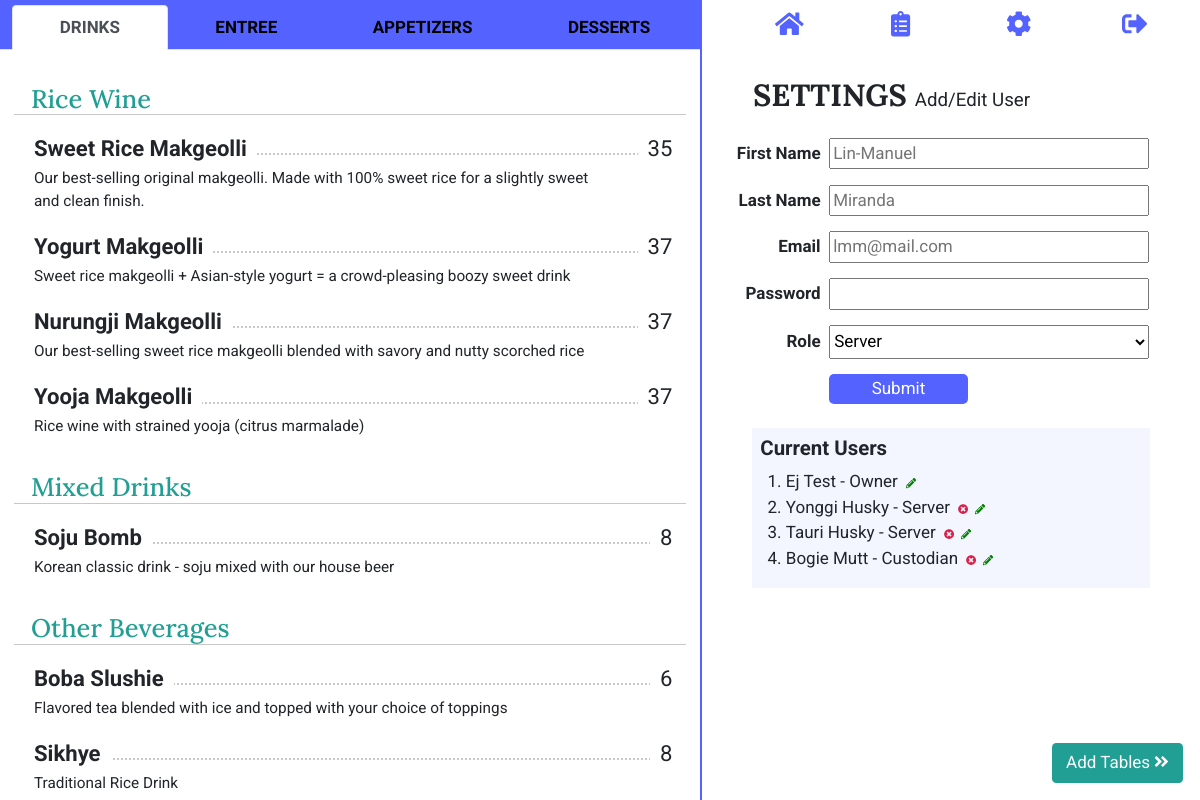
The page /add-user (signed in) on the database its author committed.
### tables.py (models this page shows)
class Category(db.Model):
    __tablename__ = "category"
    id = db.Column(db.Integer, primary_key=True)
    name = db.Column(db.String(30), nullable=False)
    items = relationship("MenuItem", back_populates="category")
    sections = relationship("Section", back_populates="category")
    status = db.Column(db.String(50), nullable=False)

class Section(db.Model):
    __tablename__ = "section"
    id = db.Column(db.Integer, primary_key=True)
    name = db.Column(db.String(50), nullable=False)
    items = relationship("MenuItem", back_populates="section")
    category_id = db.Column(db.Integer, db.ForeignKey("category.id"))
    category = relationship("Category", back_populates="sections")
    status = db.Column(db.String(50), nullable=False)

class MenuItem(db.Model):
    __tablename__ = "item"
    id = db.Column(db.Integer, primary_key=True)
    name = db.Column(db.String(30), nullable=False, unique=True)
    price = db.Column(db.Integer, nullable=False)
    description = db.Column(db.String(120), nullable=True)
    mods = relationship("ItemMod", back_populates="item")
    category_id = db.Column(db.Integer, db.ForeignKey("category.id"))
    category = relationship("Category", back_populates="items")
    section_id = db.Column(db.Integer, db.ForeignKey("section.id"))
    section = relationship("Section", back_populates="items")
    order_items = relationship("OrderItem", back_populates="item")
    status = db.Column(db.String(50), nullable=False)

class User(UserMixin, db.Model):
    __tablename__ = "user"
    id = db.Column(db.Integer, primary_key=True)
    first_name = db.Column(db.String(25), nullable=False)
    last_name = db.Column(db.String(25), nullable=False)
    email = db.Column(db.String(50), unique=True, nullable=False)
    password = db.Column(db.String(50), nullable=False)
    status = db.Column(db.String(50), nullable=False)
    role_id = db.Column(db.Integer, db.ForeignKey("role.id"))
    role = relationship("Role", back_populates="users")
    orders = relationship("Order", back_populates="user")

class Role(db.Model):
    __tablename__ = "role"
    id = db.Column(db.Integer, primary_key=True)
    name = db.Column(db.String(50), nullable=False)
    users = relationship("User", back_populates="role")

### main.py (the view, shortened to what this page needs)
@app.route('/add-user', methods=['POST', 'GET'])
@admin_only
def add_user():
    menu, categories, sections = menu_create()
    roles = [role[0] for role in db.session.query(Role.name.distinct()).all()]
    users = db.session.query(User).filter(User.status == "active").all()
    form = AddUserForm()
    form.role.choices = roles
    return render_template('add-user.html', form=form, menu=menu, categories=categories, sections=sections, users=users)

### forms.py
class AddUserForm(FlaskForm):
    first_name = StringField('First Name', validators=[DataRequired()])
    last_name = StringField('Last Name', validators=[DataRequired()])
    email = EmailField('Email', validators=[DataRequired(), Email()])
    password = PasswordField('Password', validators=[DataRequired()])
    role = SelectField('Category', coerce=str, default="Server", validators=[InputRequired()])
    submit = SubmitField('Submit')

### main.py (called while the page is built)
def menu_create():
    menu = MenuItem.query.filter(MenuItem.status == "active").all()
    categories = Category.query.filter(Category.status == "active").all()
    sections = Section.query.filter(Section.status == "active").all()
    return menu, categories, sections

def admin_only(function):
    @wraps(function)
    def decorated_function(*args, **kwargs):
        if not current_user.is_authenticated or current_user.id != 1:
            return abort(403)
        return function(*args, **kwargs)
    return decorated_function

@login_manager.user_loader
def load_user(user_id):
    return User.query.get(int(user_id))

### templates/add-user.html (shortened to what this page needs)
{% block content %}
{% include "header.html" %}
{% set field_size = 33 %}
<div class="container">
    <div class="row main-row">
        <div class="col-md-7 left-side">
            {% include "menu.html" %}
        </div>
        <div class="col-md-5 right-side">
            {% include "navbar.html" %}
            <h1 class="right-heading">
                SETTINGS
                <span class="right-subheading">Add/Edit User</span>
            </h1>
            <div class="user-form">
                {% if 'add' in url_for(request.endpoint): %}
                <form action="{{ url_for('add_user') }}" method="POST" novalidate>
                    {% else: %}
                    {% set id = request.args.get("user_id") %}
                    <form action="{{ url_for('edit_user', user_id=id) }}" method="POST" novalidate>
                        {% endif %}
                        <table>
                            <tr>
                                <td class="form-label">First Name</td>
                                <td class="form-field">
                                    {{ form.first_name(size=field_size, placeholder='Lin-Manuel') }}
                                </td>
                            </tr>
                            <tr>
                                <td class="form-label">Last Name</td>
                                <td class="form-field">
                                    {{ form.last_name(size=field_size, placeholder='Miranda') }}
                                </td>
                            </tr>
                            <tr>
                                <td class="form-label">Email</td>
                                <td class="form-field">
                                    {{ form.email(size=field_size, placeholder='lmm@mail.com') }}
                                </td>
                            </tr>
                            <tr>
                                <td class="form-label">Password</td>
                                <td class="form-field">
                                    {{ form.password(size=field_size) }}
                                </td>
                            </tr>
                            <tr>
                                <td class="form-label">Role</td>
                                <td class="form-field">
                                    {{ form.role() }}
                                </td>
                            </tr>
                            <tr>
                                <td></td>
                                <td>
                                    {{ form.submit }}
                                </td>
                            </tr>
                            <tr>
                                <td></td>
                                <td>
                                </td>
                            </tr>
                        </table>
                    </form>
            </div>
            <div class="current-data user-list">
                <h3>
                    Current Users
                </h3>
                <ol class="current-data-list">
                    {% for x in users: %}
                    <li>
                        {{x.first_name}} {{x.last_name}} - {{x.role.name}}
                        {% if x.id != 1: %}
                        <a class="menu-buttons remove-button" href="{{url_for('remove_user', user_id=x.id)}}">
                            <i class="fas fa-times-circle"></i>
                        </a>
                        {% endif %}
                        <a class="menu-buttons edit-button" href="{{url_for('edit_user', user_id=x.id)}}">
                            <i class="fas fa-pencil-alt"></i>
                        </a>
                    </li>
                    {% endfor %}
                </ol>
            </div>
            <a class="next-page" href="{{ url_for('add_table') }}">
                <button class="btn next-btn" type="button">
                    Add Tables
                    <i class="fas fa-angle-double-right"></i>
                </button>
            </a>
        </div>
    </div>
</div>
{% endblock %}

### templates/menu.html (shortened to what this page needs)
<div class="menu-box">
  <ul class="menu-tabs nav nav-tabs nav-fill" role="tablist">
    {% for category in categories: %}
    {% if loop.first %}
    <li class="nav-item" role="presentation">
      <button aria-controls="{{ category.name }}" aria-selected="true" class="nav-link active" data-bs-target="#{{ category.name }}" data-bs-toggle="tab" id="{{ category.name }}-tab" role="tab" type="button">
        {{ category.name }}
      </button>
    </li>
    {% else: %}
    <li class="nav-item" role="presentation">
      <button aria-controls="{{ category.name }}" aria-selected="false" class="nav-link" data-bs-target="#{{ category.name }}" data-bs-toggle="tab" id="{{ category.name }}-tab" role="tab" type="button">
        {{ category.name }}
      </button>
    </li>
    {% endif %}
    {% endfor %}
  </ul>
  <div class="menu-content tab-content" id="nav-tabContent">
    {% for category in categories: %}
    <div aria-labelledby="{{ category.name }}-tab" class="tab-pane fade show {% if loop.first %}active{% endif %}" id="{{ category.name }}" role="tabpanel">
      {% for section in sections: %}
      {% if section.category.id == category.id: %}
      <h1 class="menu-section-header">
        {{ section.name }}
      </h1>
      <hr />
      {% endif %}
      {% for item in menu: %}
      {% if item.category.name == category.name and item.section.name == section.name: %}
      <div class="item">
        <span class="item-name">
          {{ item.name }}
        </span>
        <span class="menu-price">
          {{ item.price }}
        </span>
        <hr class="dots" />
        <p class="menu-description">
          {{ item.description }}
        </p>
      </div>
      {% endif %}
      {% endfor %}
      {% endfor %}
    </div>
    {% endfor %}
  </div>
</div>

### static/main.css (style rules this page uses)
:root { font-size: 17px; padding: 0; margin: 0; }
body { font-family: 'Roboto', sans-serif; }
a { text-decoration: none; }
h3 { padding: 0.5rem 0.5rem 0; font-size: 1.2rem; font-weight: bold; }
ol li { padding: 0.5rem 0; }
td { padding: 0.9rem 0.5rem 0 0; }
.container { padding: 0; margin: 0; }
.main-row { width: 100vw; margin: 0; padding: 0; }
.left-side { position: relative; height: 100vh; padding: 0; }
.right-side { float: right; height: 100vh; border-left: 2px solid #5463FF; padding: 0; }
.menu-buttons { font-size: 0.6rem; padding: 0 0 0 4px; }
.remove-button { color: #D82148; }
.edit-button { color: green; }
.next-btn { position: fixed; bottom: 1rem; right: 1rem; text-decoration: none; background-color: #219F94; color: white; }
#submit, .submit-btn, .cancel-btn { color: white; padding: 2px 2.5rem; border: 0; border-radius: 5px; }
#submit, .submit-btn { background-color: #5463FF; }

### static/menu.css (style rules this page uses)
.menu-box { max-height: 100%; overflow: auto; }
.menu-tabs { padding: 5px 1% 0; position: -webkit-sticky; position: sticky; top: 0; background-color: #5463FF; width: 100%; z-index: 1; }
.nav-link { color: black; font-weight: bold; background-color: #757eff; margin: 0 5px; }
.menu-content { padding: 0 2%; margin: 0; }
.menu-section-header { font-size: 1.5rem; margin: 2rem 1rem 0; font-family: 'Lora', serif; color: #219F94; }
hr { margin: 0 auto 1rem; width: 100%; }
.item { width: 100%; padding-left: 20px; }
hr.dots { border-top: 2px dotted #fefefe; width: 95%; position: relative; top: -0.7rem; z-index: -1; margin: 0; }
.item-name { font-weight: bold; padding-right: 10px; font-size: 1.3rem; background-color: white; }
.menu-price { font-size: 1.3rem; background-color: white; position: relative; float: right; margin: 0 0.8rem; padding-left: 10px; }
.menu-description { font-size: 0.9rem; margin-right: 5rem; }

### static/settings.css (style rules this page uses)
.right-heading { font-family: 'Lora', serif; font-size: 1.8rem; font-weight: bold; padding: 1rem 0 0; position: relative; left: 3rem; width: 75% }
.right-subheading { font-family: 'Roboto', sans-serif; font-size: 1.1rem; font-weight: normal; }
.user-form, .item-form, .category-form { margin-left: 7%; }
#category, #section, #role, #table { height: 2rem; width: 100%; }
.form-label { text-align: right; font-weight: bold; }
.current-data { margin: 10% 10%; position: relative; height: 15rem; background-color: #F3F5FF; }
.current-data-list { max-height: 100%; overflow: auto; border: 0.8rem solid #F3F5FF; border-left: 0; border-top: 0; background-color: #F3F5FF; }
.user-list { height: 7rem; margin-top: 0.5rem; }
.current-data-list li { padding: 0; }

### rows shown on the page
Category: name "DRINKS"
Category: name "ENTREE"
Category: name "APPETIZERS"
Category: name "DESSERTS"
Section: name "Rice Wine"
MenuItem: name "Sweet Rice Makgeolli", price "35", description "Our best-selling original makgeolli. Made with 100% sweet rice for a slightly sweet and clean finish."
MenuItem: name "Yogurt Makgeolli", price "37", description "Sweet rice makgeolli + Asian-style yogurt = a crowd-pleasing boozy sweet drink"
MenuItem: name "Nurungji Makgeolli", price "37", description "Our best-selling sweet rice makgeolli blended with savory and nutty scorched rice"
MenuItem: name "Yooja Makgeolli", price "37", description "Rice wine with strained yooja (citrus marmalade)"
Section: name "Mixed Drinks"
MenuItem: name "Soju Bomb", price "8", description "Korean classic drink - soju mixed with our house beer"
Section: name "Other Beverages"
MenuItem: name "Boba Slushie", price "6", description "Flavored tea blended with ice and topped with your choice of toppings"
MenuItem: name "Sikhye", price "8", description "Traditional Rice Drink"
User: first_name "Ej", last_name "Test", role.name "Owner"
User: first_name "Yonggi", last_name "Husky", role.name "Server"
User: first_name "Tauri", last_name "Husky", role.name "Server"
User: first_name "Bogie", last_name "Mutt", role.name "Custodian"
